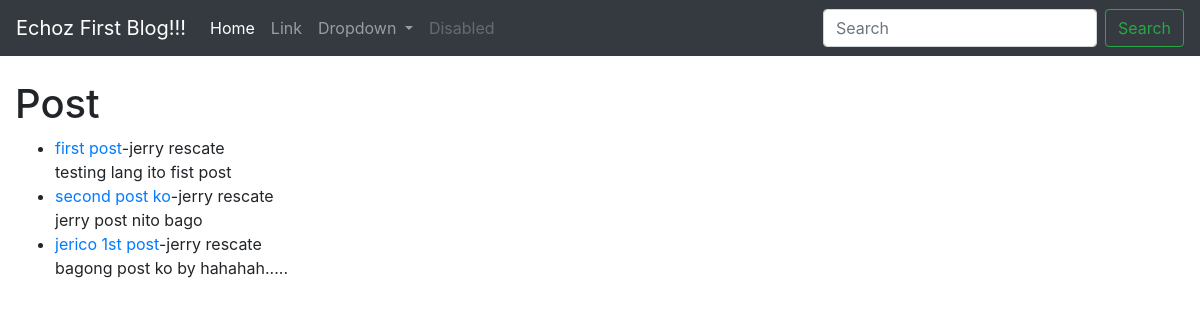
The page / on the database its author committed.
### studentreg/models.py (models this page shows, shortened)
class Post(models.Model):
    title = models.CharField(max_length=255)
    author = models.ForeignKey(User, on_delete=models.CASCADE)
    body = models. TextField()

### studentreg/views.py (the view)
# urls.py: path('',HomeView.as_view(),name="home"),
class HomeView(ListView):
    model = Post
    template_name= 'home.html'

### studentreg/templates/home.html
{%extends 'base.html'%}
{% block content %}
<h1>Post</h1>
<ul>
{% for post in object_list %}
     <li><a href="{% url 'article-detail' post.pk %}">{{ post.title }}</a>-{{post.author.first_name}} {{post.author.last_name}}   <br/>
     {{post.body}}</li>
{% endfor %}
</ul>
{% endblock %}

### studentreg/templates/base.html (shortened to what this page needs)
<!doctype html>
<html lang="en">
  <head>
    <link rel="stylesheet" href="https://cdn.jsdelivr.net/npm/bootstrap@4.0.0/dist/css/bootstrap.min.css">
  </head>
  <body>
  <nav class="navbar navbar-expand-lg navbar-dark bg-dark">
  <a class="navbar-brand" href="{% url 'home' %}">Echoz First Blog!!!</a>
  <div class="collapse navbar-collapse" id="navbarSupportedContent">
    <ul class="navbar-nav mr-auto">
      <li class="nav-item active">
        <a class="nav-link" href="#">Home <span class="sr-only">(current)</span></a>
      </li>
      <li class="nav-item">
        <a class="nav-link" href="#">Link</a>
      </li>
      <li class="nav-item dropdown">
        <a class="nav-link dropdown-toggle" href="#" role="button" data-toggle="dropdown" aria-expanded="false">
          Dropdown
        </a>
      </li>
      <li class="nav-item">
        <a class="nav-link disabled">Disabled</a>
      </li>
    </ul>
    <form class="form-inline my-2 my-lg-0">
      <input class="form-control mr-sm-2" type="search" placeholder="Search" aria-label="Search">
      <button class="btn btn-outline-success my-2 my-sm-0" type="submit">Search</button>
    </form>
  </div>
</nav>
    <br/>
    <div class="container-fluid ">
        {% block content %}
        {% endblock %}
    </div>
  </body>
</html>

### rows shown on the page
Post: title "first post", author.first_name "jerry", author.last_name "rescate", body "testing lang ito fist post"
Post: title "second post ko", author.first_name "jerry", author.last_name "rescate", body "jerry post nito bago"
Post: title "jerico 1st post", author.first_name "jerry", author.last_name "rescate", body "bagong post ko by hahahah....."
